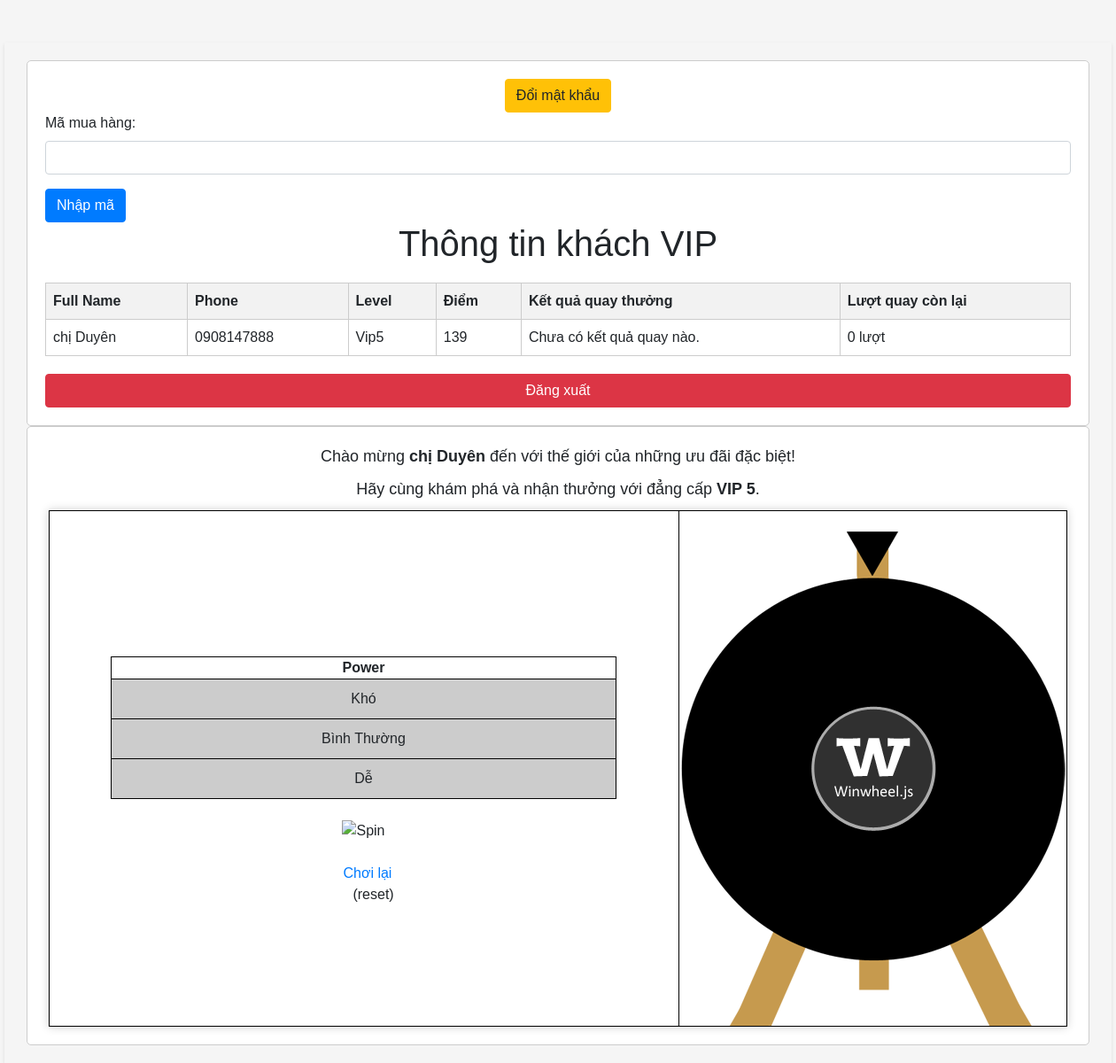
/ (signed in), run on an earlier commit of the app's database.
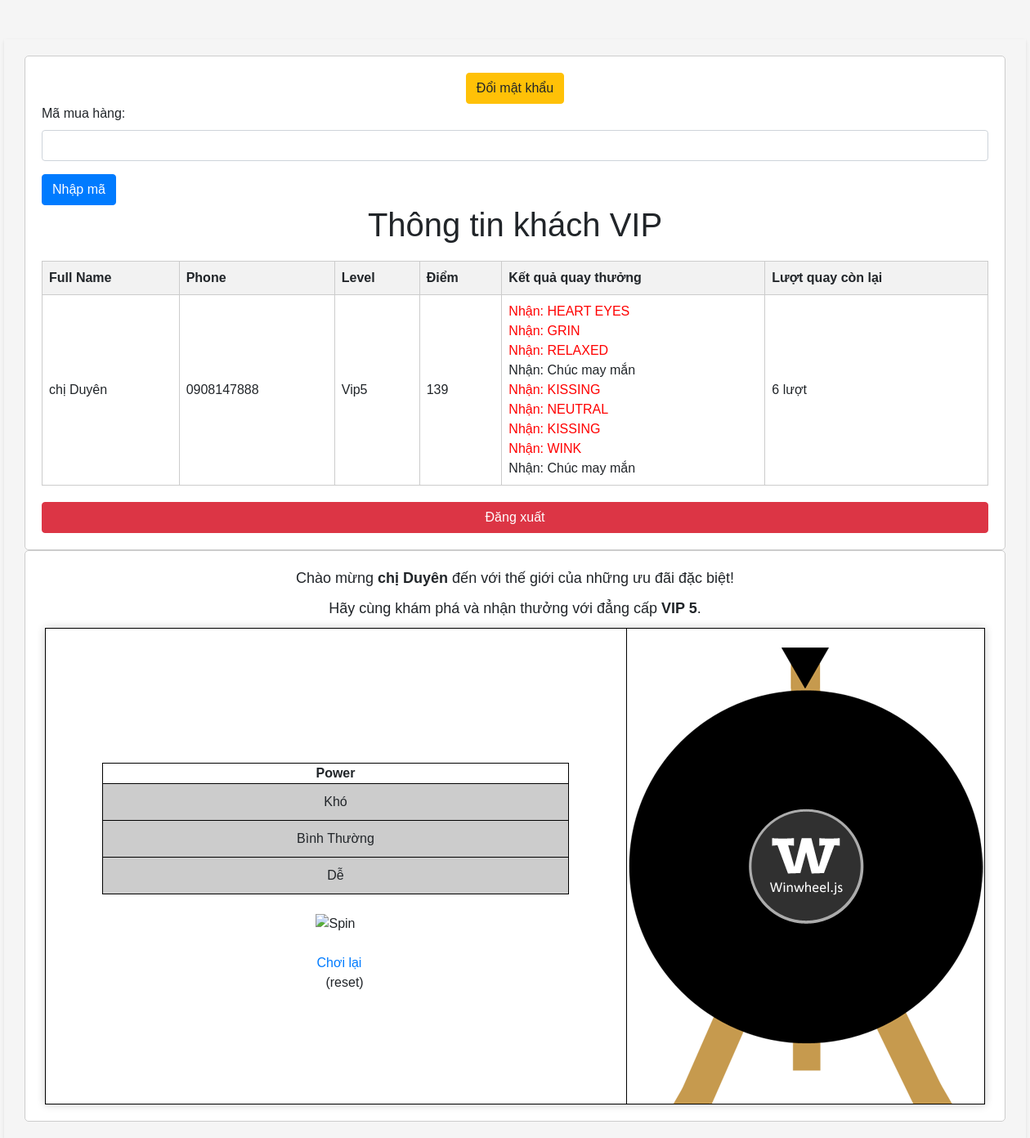
And on a later commit of the database.
### tables this page shows
CREATE TABLE `quay_thuong` (
  `id` int(11) NOT NULL,
  `customer_id` int(11) DEFAULT NULL,
  `result` varchar(255) DEFAULT NULL,
  `quay_lan` int(11) DEFAULT NULL,
  `is_received` tinyint(1) DEFAULT 0
);

### index.php (the view, shortened to what this page needs)
 <!DOCTYPE html>
<html>
<head>
    <link rel="stylesheet" href="https://maxcdn.bootstrapcdn.com/bootstrap/4.5.2/css/bootstrap.min.css">
        <link rel="stylesheet" href="./style.css" type="text/css" />
        <link rel="stylesheet" href="./main.css" type="text/css" />
        <link rel="stylesheet" href="https://cdn.jsdelivr.net/npm/sweetalert2@11/dist/sweetalert2.min.css">
<body>
    <?php
    $servername = "localhost";
    $username = "gomhang_khachvi";
    $password = "Vumanhtien1@@";
    $dbname = "gomhang_khachvi";
    $conn = new mysqli($servername, $username, $password, $dbname);
    $conn->set_charset("utf8mb4");
    $loggedin = false;
    $user_info = null;
    if (isset($_SESSION['loggedin']) && $_SESSION['loggedin']) {
        $loggedin = true;
        $user_info = $_SESSION['user_info'];
    }
    ?>
    <div class="container mt-5">
        <?php if (!$loggedin) { ?>
            <div class="login-form">
                <?php
                  if (isset($_SESSION['login_error'])) {
                      echo '<div class="alert alert-danger text-center">' . $_SESSION['login_error'] . '</div>';
                      unset($_SESSION['login_error']);
                  }
                 ?>
                <h1>Đăng nhập</h1>
                <form method="post" action="">
                    <div class="form-group">
                        <label for="username">Số điện thoại:</label>
                        <input type="text" class="form-control" id="username" name="username" required>
                    </div>
                    <div class="form-group">
                        <label for="password">Mật khẩu:</label>
                        <input type="password" class="form-control" id="password" name="password" required>
                    </div>
                    <div class="form-group">
                        <button type="submit" class="btn btn-primary">Đăng nhập</button>
                    </div>
                </form>
            </div>
            <div class="container vip-info mt-5">
                <h1>Đăng ký</h1>
                <form method="post" action="">
                      <div class="form-group">
                          <label for="fullname">Tên đầy đủ:</label>
                          <input type="text" id="fullname" name="fullname" class="form-control" required>
                      </div>
                      <div class="form-group">
                          <label for="phone">Số điện thoại:</label>
                          <input type="text" id="phone" name="phone" class="form-control" required>
                      </div>
                      <div class="form-group">
                         <label for="password">Mật khẩu:</label>
                         <input type="password" id="password" name="password" class="form-control" required>
                      </div>
                      <div class="form-group">
                          <label for="level">Cấp độ:</label>
                          <select id="level" name="level" class="form-control" readonly required>
                              <option value="Vip1" selected>Vip1</option>
                          </select>
                      </div>
                      <div class="form-group">
                          <label for="points">Điểm:</label>
                          <input type="number" id="points" name="points" class="form-control" value="0" readonly required>
                      </div>
                      <button type="submit" name="create_account" class="btn btn-primary">Tạo tài khoản</button>
                        <div style="margin-top: 10px;" class="g-recaptcha" data-sitekey="6LeE-A8oAAAAAN2f18KJ8JP9kaIan9v14O4SVtq2"></div>
                  </form>
                </div>
                <div class="text-center my-3">
                    <button id="showLoginForm" class="btn btn-info ml-2">Đăng nhập</button>
                    <button id="showRegisterForm" class="btn btn-success mr-2">Đăng ký</button>
                </div>
                <?php
                          if (isset($_POST['create_account'])) {
                              $fullname = $_POST['fullname'];
                              $phone = $_POST['phone'];
                              $level = $_POST['level'];
                              $points = $_POST['points'];
                              $password = md5($_POST['password']);
                              $sql_check_phone = "SELECT phone FROM customers WHERE phone = '$phone'";
                              $result = $conn->query($sql_check_phone);
                              if ($result->num_rows > 0) {
                                  echo "<script>alert('Tài khoản với số điện thoại này đã tồn tại!');</script>";
                              } else {
                                  $sql_insert = "INSERT INTO customers (fullname, phone, level, points, password) VALUES ('$fullname', '$phone', '$level', $points, '$password')";
                                  if ($conn->query($sql_insert) === TRUE) {
                                      echo "Tài khoản mới đã được tạo!";
                                  } else {
                                      echo "Lỗi: " . $sql_insert . "<br>" . $conn->error;
                                  }
                               }
                            }
                      ?>
                <script>
                  $(document).ready(function() {
                        // Ẩn form Đăng ký và nút Đăng nhập khi mới vào trang
                        $(".vip-info").hide();
                        $("#showLoginForm").hide();
                        // Sự kiện click cho nút "Đăng ký"
                        $("#showRegisterForm").click(function() {
                            $(".login-form").hide();
                            $(".vip-info").show();
                            $(this).hide();
                            $("#showLoginForm").show();
                        });
                        // Sự kiện click cho nút "Đăng nhập"
                        $("#showLoginForm").click(function() {
                            $(".vip-info").hide();
                            $(".login-form").show();
                            $(this).hide();
                            $("#showRegisterForm").show();
                        });
                    });
              </script>
        <?php } else { ?>
            <div class="vip-info">
                    <div class="d-flex align-items-center justify-content-center">
                      <div class="text-center">
                        <button id="changePasswordBtn" onclick="showChangePasswordForm()" class="btn btn-warning">Đổi mật khẩu</button>
                      </div>
                    </div>
                  <div class="redeem-form">
                      <form method="post" action="">
                          <div class="form-group">
                              <label for="redeem_code">Mã mua hàng:</label>
                              <input type="text" class="form-control" id="redeem_code" name="redeem_code" required>
                          </div>
                          <button type="submit" name="redeem_submit" class="btn btn-primary">Nhập mã</button>
                      </form>
                  </div>
                  <h1>Thông tin khách VIP</h1>
                  <table>
                      <tr>
                          <th>Full Name</th>
                          <th>Phone</th>
                          <th>Level</th>
                          <th>Điểm</th>
                          <th>Kết quả quay thưởng</th>
                          <th>Lượt quay còn lại</th>
                      </tr>
                      <?php
                      if ($loggedin) {
                          echo "<tr>";
                          echo "<td>" . $user_info['fullname'] . "</td>";
                          echo "<td>" . $user_info['phone'] . "</td>";
                          echo "<td>" . $user_info['level'] . "</td>";
                          echo "<td>" . $user_info['points'] . "</td>";
                          $customerId = $user_info['id'];
                          $sqlGetQuayResults = "SELECT result, is_received, quay_lan FROM quay_thuong WHERE customer_id = $customerId ORDER BY quay_lan DESC LIMIT 100";
                          $resultQuayResults = $conn->query($sqlGetQuayResults);
                          echo "<td>";
                          if ($resultQuayResults->num_rows > 0) {
                              while ($rowQuayResult = $resultQuayResults->fetch_assoc()) {
                                  $color = $rowQuayResult['is_received'] ? 'color: red;' : '';
                                  $result_id = 'prize-result-' . $rowQuayResult["id"];
                                  echo "<span id='$result_id' style='$color'>Nhận: " . $rowQuayResult["result"] . "</span><br>";
                              }
                          } else {
                              echo "Chưa có kết quả quay nào.";
                          }
                          echo "</td>";
                          echo "<td id='remaining_spins'>" . $user_info['quay_count'] . " lượt</td>";
                          echo "</tr>";
                      }
                      ?>
                  </table>
                  <a href="?logout=true" class="btn btn-danger">Đăng xuất</a>
              </div>
            <?php if ($loggedin && $user_info['power_table_hidden'] == 0 && $user_info['level'] >= 'Vip1' && $user_info['level'] <= 'Vip5') { ?>
                <div class="congratulations">
                    <p>Chào mừng <strong><?php echo $user_info['fullname']; ?></strong> đến với thế giới của những ưu đãi đặc biệt!</p>
                    <p>Hãy cùng khám phá và nhận thưởng với đẳng cấp <strong>VIP <?php echo substr($user_info['level'], 3); ?></strong>.</p>
                      <div align="center">
            <table id="power_table" cellpadding="0" cellspacing="0" border="0" class="luckywheel">
            <tr>
                <td class="level-lucky">
                    <div class="power_controls">
                        <br />
                        <br />
                        <table class="power" cellpadding="10" cellspacing="0">
                            <tr>
                                <th align="center">Power</th>
                            </tr>
                            <tr>
                                <td width="78" align="center" id="pw3" onClick="powerSelected(3);">Khó</td>
                            </tr>
                            <tr>
                                <td align="center" id="pw2" onClick="powerSelected(2);">Bình Thường</td>
                            </tr>
                            <tr>
                                <td align="center" id="pw1" onClick="powerSelected(1);">Dễ</td>
                            </tr>
                        </table>
                        <br />
                        <img id="spin_button" src="https://gomhang.vn/wp-content/plugins/vip-wheel-plugin/spin_off.png" alt="Spin" onClick="startSpin();" />
                        <br /><br />
                        &nbsp;&nbsp;<a href="#" onClick="resetWheel(); return false;">Chơi lại</a><br />&nbsp;&nbsp;&nbsp;&nbsp;&nbsp;(reset)
                    </div>
                </td>
                <td width="438" height="582" class="the_wheel" align="center" valign="center">
                    <canvas id="canvas" width="434" height="434">
                    </canvas>
                </td>
            </tr>
        </table>
        </div>
            <?php } ?>
        <?php } ?>
    </div>
</body>
</html>

### style.css (style rules this page uses)
body { font-family: Arial, sans-serif; margin: 0; padding: 0; background-color: #f5f5f5; }
.container { max-width: 1250px; width: 1250px; margin: 0 auto; padding: 20px; box-shadow: 0 2px 4px rgba(0, 0, 0, 0.1); }
table { border-collapse: collapse; width: 100%; }
.the_wheel { border: 1px solid black !important; padding: 0px !important; text-align: center; }
.level-lucky { border: 1px solid black !important; padding: 0px !important; padding-left: 6% !important; text-align: center; }
.luckywheel td { border: 1px solid black !important; }
.luckywheel th { border: 1px solid black !important; padding: 0px !important; text-align: center; }
th, td { border: 1px solid black; padding: 8px; text-align: center; }
th { background-color: #f2f2f2; }
.congratulations, .not-qualified { margin-top: 20px; text-align: center; }
.vip-info { max-width: 1200px; width: 1200px; margin: 0 auto; padding: 20px; border: 1px solid #ccc; border-radius: 5px; background-color: #fff; }
.vip-info h1 { text-align: center; margin-bottom: 20px; }
.vip-info table { width: 100%; border-collapse: collapse; }
.vip-info th, .vip-info td { border: 1px solid #ccc; padding: 8px; text-align: left; }
.vip-info th { background-color: #f2f2f2; }
.vip-info a { display: block; text-align: center; margin-top: 20px; }
.congratulations { max-width: 1200px; width: 1200px; margin: 0 auto; padding: 20px; border: 1px solid #ccc; border-radius: 5px; background-color: #fff; text-align: center; }
.congratulations p { font-size: 18px; margin-bottom: 10px; }
.luckywheel { width: 100% !important; max-width: 1150px; margin: 0 auto; background-color: #fff; padding: 20px; border: 1px solid #ccc; box-shadow: 0px 0px 10px rgba(0, 0, 0, 0.2); }
.power_controls { text-align: center; margin-bottom: 20px; }
.power_controls table { margin: 0 auto; }
.power_controls td { padding: 10px; cursor: pointer; }
.power_controls img { width: 100px; cursor: pointer; }
canvas { width: 100%; height: auto; display: block; margin: 0 auto; }

### main.css (style rules this page uses)
body { font-family: arial; }
td.the_wheel { background-image: url(./wheel_back.png); background-position: center; background-repeat: none; }
h1, p { margin: 0; }
div.power_controls { margin-right:70px; }
table.power { background-color: #cccccc; cursor: pointer; border:1px solid #333333; }
table.power th { background-color: white; cursor: default; }

What changed in the data, as far as the page shows it:
added quay_thuong: result "HEART EYES"
added quay_thuong: result "GRIN"
added quay_thuong: result "RELAXED"
added quay_thuong: result "Chúc may mắn", is_received 0 (drawn)
added quay_thuong: result "KISSING"
added quay_thuong: result "NEUTRAL"
added quay_thuong: result "KISSING"
added quay_thuong: result "WINK"
added quay_thuong: result "Chúc may mắn", is_received 0 (drawn)
Also different on the page:
$user_info['quay_count']: "0" → "6"
text no longer shown: "Chưa có kết quả quay nào."
